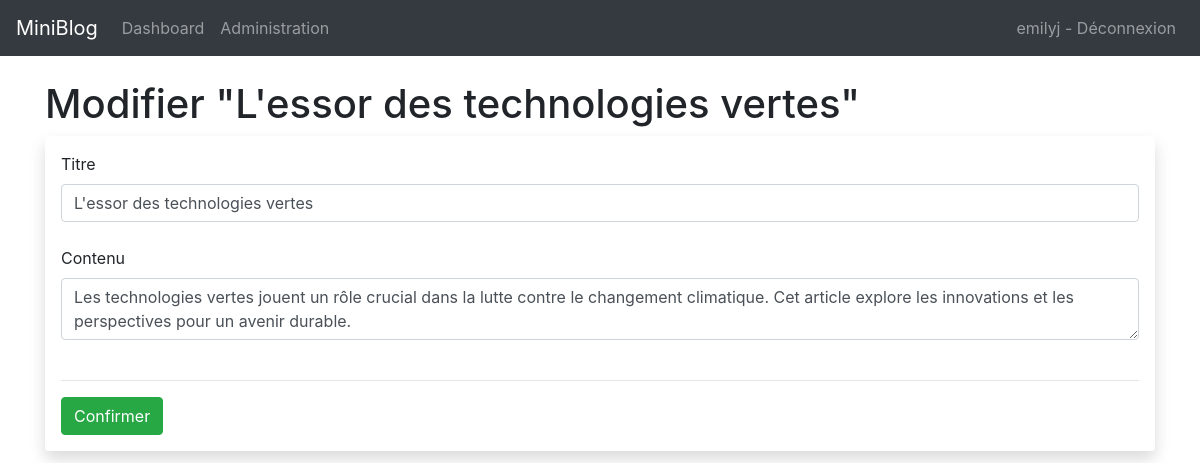
Screenshot of /post/13/edit (signed in) with the database file from the repository.
### app/models.py (models this page shows, shortened)
class User(db.Model, UserMixin):
    id = db.Column(db.Integer, primary_key=True)
    username = db.Column(db.String(20), nullable=False, unique=True)
    email = db.Column(db.String(120), nullable=False, unique=True)
    password_hash = db.Column(db.String(255), nullable=False)
    is_admin = db.Column(db.Boolean, default=False)
    created = db.Column(db.DateTime, default=datetime.now, nullable=False)
    posts = db.relationship('Post', backref='author',
                            lazy=True, cascade="all, delete-orphan")
    @property
    def password(self):
        raise AttributeError('password is not a readable attribute')

class Post(db.Model):
    id = db.Column(db.Integer, primary_key=True)
    created = db.Column(db.DateTime, nullable=False, default=datetime.now)
    title = db.Column(db.String(200), nullable=False)
    content = db.Column(db.Text, nullable=False)
    user_id = db.Column(db.Integer, db.ForeignKey('user.id'), nullable=False)

### app/posts/routes.py (the view, shortened to what this page needs)
@bp.route('/<int:post_id>/edit', methods=('GET', 'POST'))
@login_required
def update(post_id):
    post = Post.query.get_or_404(post_id)
    form = PostForm()
    form.title.data = post.title
    form.content.data = post.content
    return render_template('posts/edit.html', post=post, form=form)

### app/webforms.py
class PostForm(FlaskForm):
    title = StringField("Titre", validators=[InputRequired()])
    content = TextAreaField("Contenu", validators=[InputRequired()])
    submit = SubmitField("Confirmer")

### app/models.py (called while the page is built)
@login_manager.user_loader
def load_user(user_id):
    return User.query.get(int(user_id))

### app/templates/posts/edit.html (shortened to what this page needs)
{% extends 'base.html' %}
{% block content %}
<h1>{% block title %} Modifier "{{ post.title }}" {% endblock %}</h1>
<div class="shadow p-3 mb-5 bg-body rounded">
    <form method="POST">
        {{ form.title.label(class='form-label') }}
        {{ form.title(class='form-control') }}
        <br />
        {{ form.content.label(class='form-label') }}
        {{ form.content(class='form-control') }}
        <br />
        <hr>
        {{ form.submit(class='btn btn-success') }}
    </form>
</div>
{% endblock %}

### app/templates/base.html (shortened to what this page needs)
<!doctype html>
<html lang="en">
<head>
  <link rel="stylesheet" href="{{ url_for('static', filename= 'css/style.css') }}">
  <link rel="stylesheet" href="https://stackpath.bootstrapcdn.com/bootstrap/4.3.1/css/bootstrap.min.css"
>
</head>
<body>
  <nav class="navbar navbar-expand-md navbar-dark bg-dark">
    <a class="navbar-brand" href="{{ url_for('index')}}">MiniBlog</a>
    <div class="collapse navbar-collapse" id="navbarNav">
      <ul class="navbar-nav">
        {% if current_user.is_authenticated %}
        <li class="nav-item">
          <a class="nav-link" href="{{url_for('users.dashboard')}}">Dashboard</a>
        </li>
        {% endif %}
        {% if current_user.is_admin %}
        <li class="nav-item">
          <a class="nav-link" href="{{url_for('admin.index')}}">Administration</a>
        </li>
        {% endif %}
      </ul>
      <ul class="navbar-nav ml-auto">
        {% if current_user.is_authenticated %}
        <li class="nav-item">
          <a class="nav-link" href="{{url_for('users.logout')}}">{{current_user.username}} - Déconnexion</a>
        </li>
        {% endif %}
      </ul>
    </div>
  </nav>
  <div class="container">
    <br />
    {% block content %} {% endblock %}
  </div>
</body>
</html>

### rows the page displays
User: username "emilyj"
Post: title "L'essor des technologies vertes", content "Les technologies vertes jouent un rôle crucial dans la lutte contre le changement climatique. Cet article explore les innovations et les perspectives pour un avenir durable."
